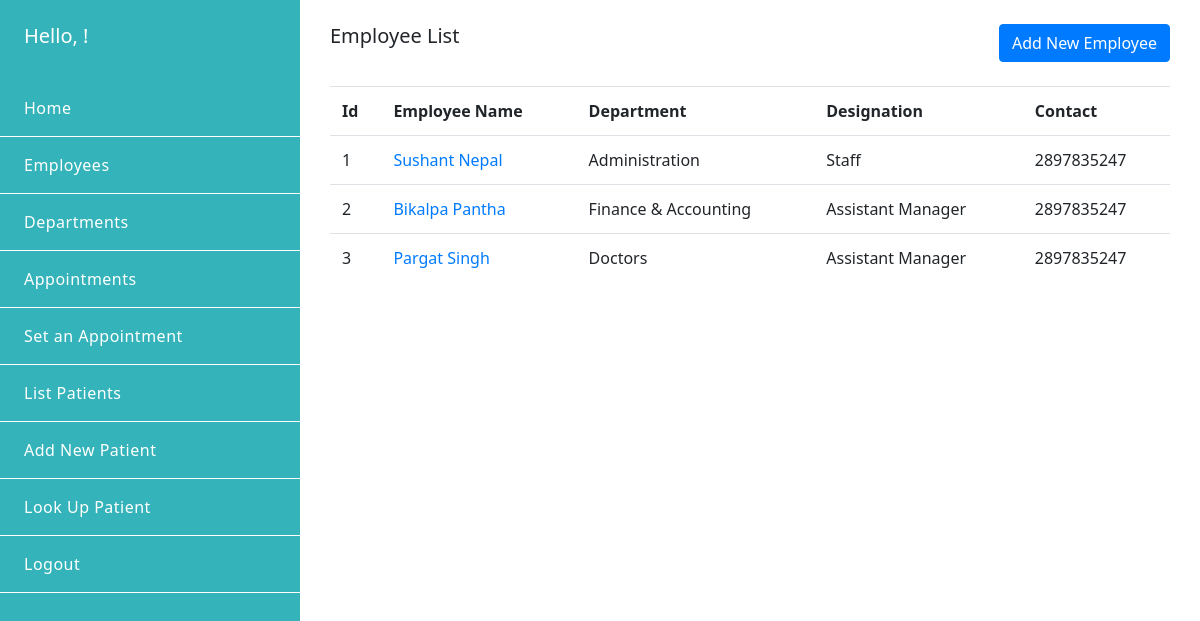
/employees/, run on the app's committed database.
### emr/models.py (models this page shows, shortened)
class Employee(models.Model):
    id = models.AutoField(primary_key=True)
    full_name = models.CharField(max_length=254)
    department = models.ForeignKey(
        Department, on_delete=models.CASCADE, related_name='employees')
    designation = models.CharField(max_length=50, blank=True)
    date_of_birth = models.DateField(auto_now_add=True, blank=True)
    address = models.CharField(max_length=50, blank=True)
    email = models.EmailField(max_length=254, blank=True)
    contact_number = models.IntegerField(blank=True)
    class Meta:
        verbose_name = 'Employee'
        verbose_name_plural = 'Employees'
    def get_absolute_url(self):
        return reverse('view_employee', args=[self.id])

class Department(models.Model):
    id = models.AutoField(primary_key=True)
    name = models.CharField(max_length=50)
    description = models.TextField(blank=True)
    class Meta:
        verbose_name = 'Department'
        verbose_name_plural = 'Departments'
    def __str__(self):
        return self.name

### emr/views.py (the view)
# urls.py: path('employees/', views.list_employees, name='list_employees'),
def list_employees(request):
    employees = Employee.objects.all()
    return render(request, 'emr/list_employees.html', {'employees': employees})

### emr/templates/emr/list_employees.html
{% extends 'backend_base.html' %} {% block content %}
<div class="container-fluid py-4">
  <div class="row">
    <div class="col-sm-6">
      <h5>Employee List</h5>
    </div>
    <div class="col-sm-6 text-right">
      <a href="{% url 'add_employee' %}" class="btn btn-primary"><span>Add New Employee</span></a>
    </div>
  </div>
  <div class="article">
    <table class="table mt-4">
      <tr>
        <th>Id</th>
        <th>Employee Name</th>
        <th>Department</th>
        <th>Designation</th>
        <th>Contact</th>
      </tr>
      {% for employee in employees %}
      <tr>
        <td><span>{{employee.id}}</span></td>
        <td> <a href="{{employee.get_absolute_url }}"> <span>{{employee.full_name}}</span></a></td>
        <td>  <span>       {{employee.department}} </span>      </td>
        <td><span>{{employee.designation}}</span></td>
        <td><span>{{employee.contact_number}}</span></td>
      </tr>
      {% endfor %}
    </table>
  </div>
</div>
{% endblock %}

### emr/static/emr/css/style.css (style rules this page uses)
* { font-family: "Noto Sans", sans-serif; transition: all ease-in 0.2s; }
html, body { height: 100%; min-height: 100%; }

### data on the page
Employee: id "1", full_name "Sushant Nepal", department "Administration", designation "Staff", contact_number "2897835247"
Employee: id "2", full_name "Bikalpa Pantha", department "Finance & Accounting", designation "Assistant Manager", contact_number "2897835247"
Employee: id "3", full_name "Pargat Singh", department "Doctors", designation "Assistant Manager", contact_number "2897835247"
